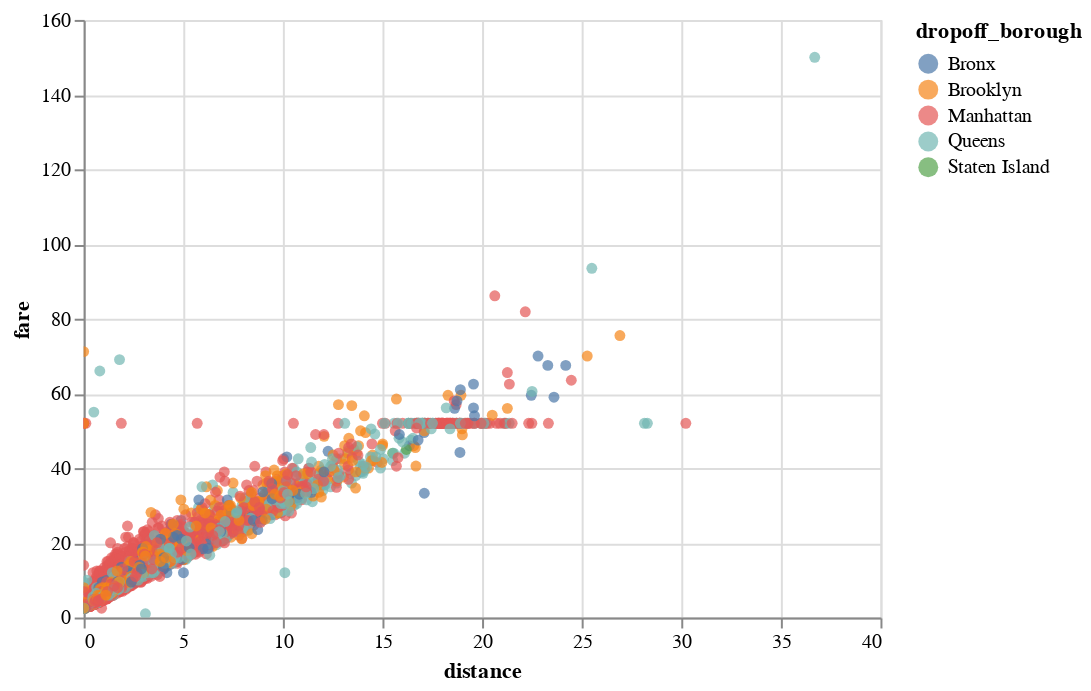

Source (notebook cell):
### Markdown cell above
Visual representation of the two selected columns for logistic regression and the data points' corresponding drop off borough.

### Code cell
alt.Chart(df_lg).mark_circle().encode(
    x=alt.X("distance", scale=alt.Scale(zero=False)),
    y=alt.Y("fare", scale=alt.Scale(zero=False)),
    color="dropoff_borough"
).interactive()

### Figure 1 — Vega-Lite specification as saved in the notebook (floating-point values rounded to 4 significant figures; data arrays with more than 128 entries replaced by an {"elided": "..."} marker saying what was removed)
{"config": {"view": {"continuousWidth": 400, "continuousHeight": 300}}, "data": {"name": "data-c7419429ad919f1458cf7d124d945a3e"}, "mark": "circle", "encoding": {"color": {"field": "dropoff_borough", "type": "nominal"}, "x": {"field": "distance", "scale": {"zero": false}, "type": "quantitative"}, "y": {"field": "fare", "scale": {"zero": false}, "type": "quantitative"}}, "selection": {"selector003": {"type": "interval", "bind": "scales", "encodings": ["x", "y"]}}, "$schema": "https://vega.github.io/schema/vega-lite/v4.17.0.json", "datasets": {"data-c7419429ad919f1458cf7d124d945a3e": {"elided": "6341 records"}}}
